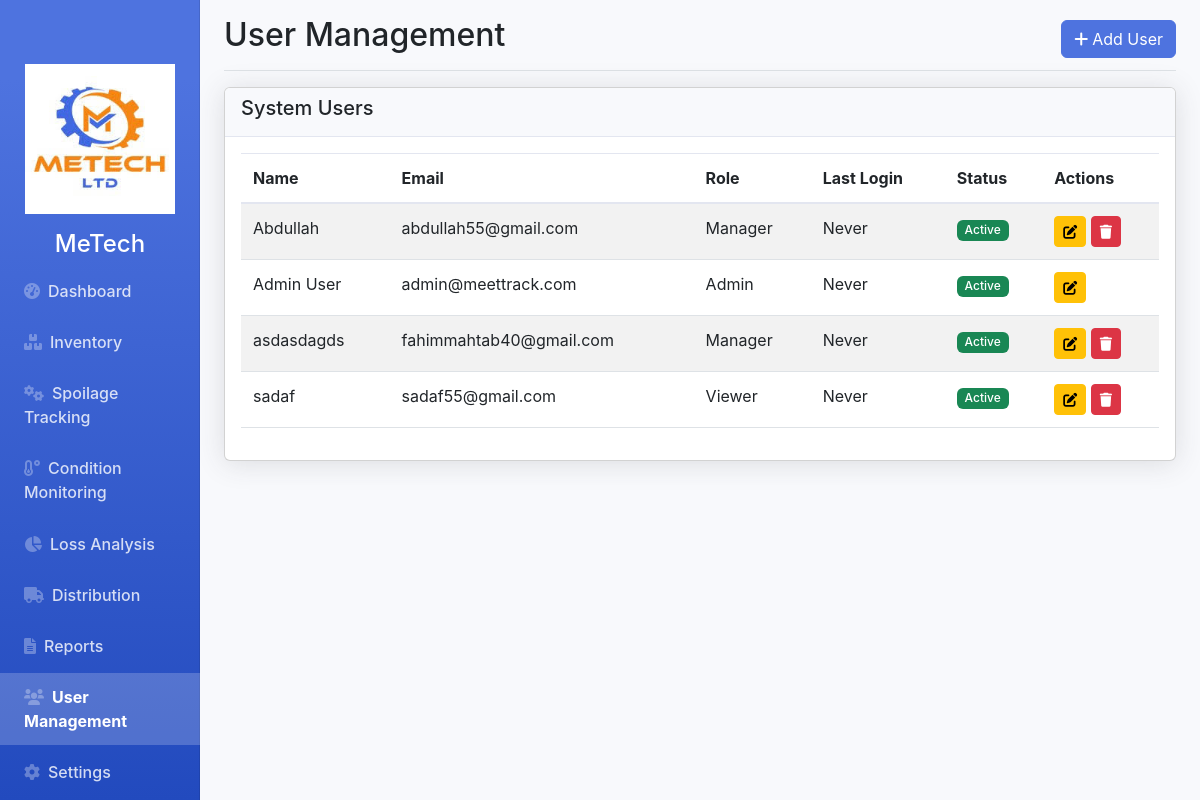
The page /users.php (signed in) on the database as committed earlier.
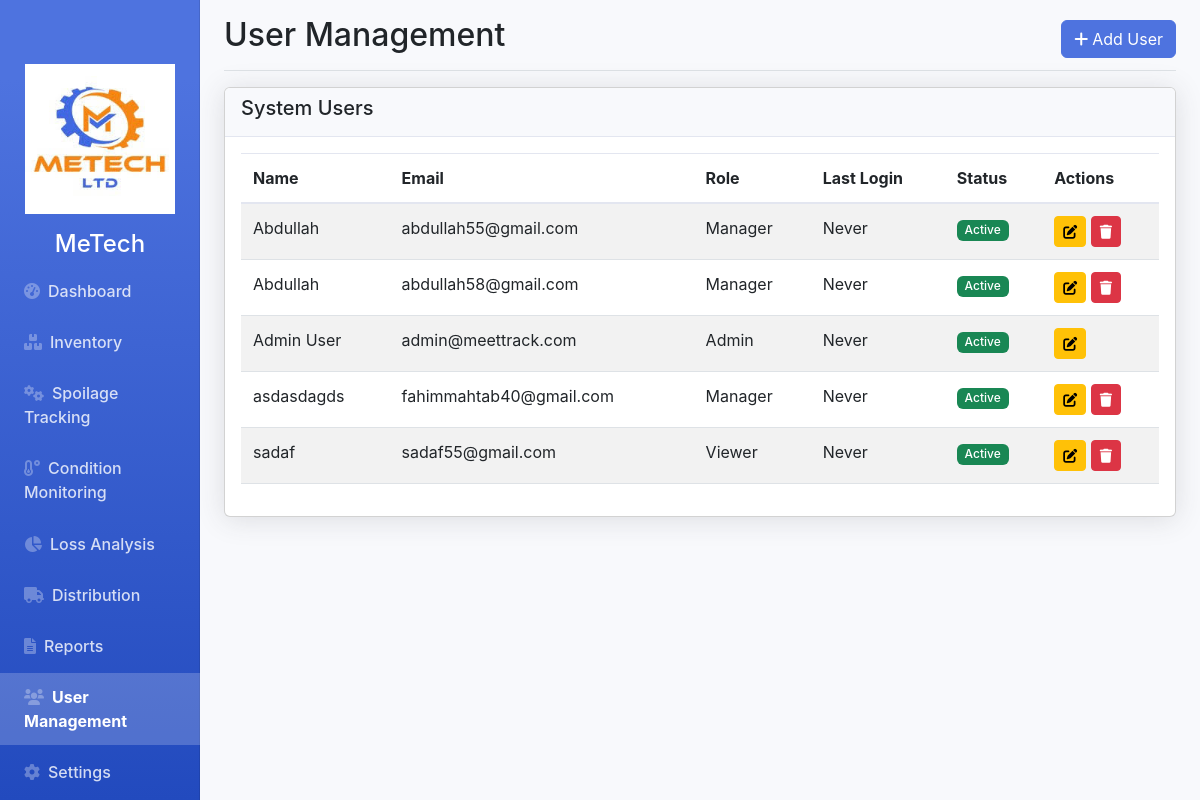
The same page on the database as committed later.
### tables this page shows
CREATE TABLE `users` (
  `id` int(11) NOT NULL,
  `name` varchar(100) NOT NULL,
  `email` varchar(100) NOT NULL,
  `password` varchar(255) NOT NULL,
  `role` enum('admin','manager','supervisor','operator','viewer') NOT NULL,
  `status` enum('active','inactive') DEFAULT 'active',
  `last_login` datetime DEFAULT NULL,
  `created_at` timestamp NOT NULL DEFAULT current_timestamp()
);

### config.php (called while the page is built, shortened)
<?php
function isAuthenticated() {
    return isset($_SESSION['user_id']);
}
function getCurrentUser($pdo) {
    $stmt = $pdo->prepare("SELECT * FROM users WHERE id = ?");
    $stmt->execute([$_SESSION['user_id']]);
    return $stmt->fetch(PDO::FETCH_ASSOC);
}
?>

### users.php (the view, shortened to what this page needs)
<?php
require 'config.php';
$user = getCurrentUser($pdo);
$action = $_GET['action'] ?? 'list';
$users = $pdo->query("SELECT * FROM users ORDER BY name")->fetchAll(PDO::FETCH_ASSOC);
?>
<!DOCTYPE html>
<html lang="en">
<head>
    <link rel="stylesheet" href="https://cdnjs.cloudflare.com/ajax/libs/font-awesome/6.0.0-beta3/css/all.min.css">
    <link href="https://cdn.jsdelivr.net/npm/bootstrap@5.3.0/dist/css/bootstrap.min.css" rel="stylesheet">
    <link rel="stylesheet" href="styles.css">
</head>
<body>
    <div class="container-fluid">
        <div class="row">
            <?php include 'sidebar.php'; ?>
            <main class="col-md-9 ms-sm-auto col-lg-10 px-md-4">
                <div class="d-flex justify-content-between flex-wrap flex-md-nowrap align-items-center pt-3 pb-2 mb-3 border-bottom">
                    <h1 class="h2">User Management</h1>
                    <a href="users.php?action=add" class="btn btn-primary">
                        <i class="fas fa-plus me-1"></i>Add User
                    </a>
                </div>
                <?php if ($action === 'list'): ?>
                    <div class="row">
                        <div class="col-md-12">
                            <div class="card">
                                <div class="card-header">
                                    <h5>System Users</h5>
                                </div>
                                <div class="card-body">
                                    <div class="table-responsive">
                                        <table class="table table-striped">
                                            <thead>
                                                <tr>
                                                    <th>Name</th>
                                                    <th>Email</th>
                                                    <th>Role</th>
                                                    <th>Last Login</th>
                                                    <th>Status</th>
                                                    <th>Actions</th>
                                                </tr>
                                            </thead>
                                            <tbody>
                                                <?php foreach ($users as $u): ?>
                                                    <tr>
                                                        <td><?= $u['name'] ?></td>
                                                        <td><?= $u['email'] ?></td>
                                                        <td><?= ucfirst($u['role']) ?></td>
                                                        <td><?= $u['last_login'] ? date('M j, Y H:i', strtotime($u['last_login'])) : 'Never' ?></td>
                                                        <td>
                                                            <span class="badge bg-<?= $u['status'] === 'active' ? 'success' : 'secondary' ?>">
                                                                <?= ucfirst($u['status']) ?>
                                                            </span>
                                                        </td>
                                                        <td>
                                                            <a href="users.php?action=edit&id=<?= $u['id'] ?>" class="btn btn-sm btn-warning">
                                                                <i class="fas fa-edit"></i>
                                                            </a>
                                                            <?php if ($u['id'] != $user['id']): ?>
                                                                <a href="users.php?action=delete&id=<?= $u['id'] ?>" class="btn btn-sm btn-danger" onclick="return confirm('Are you sure you want to delete this user?')">
                                                                    <i class="fas fa-trash"></i>
                                                                </a>
                                                            <?php endif; ?>
                                                        </td>
                                                    </tr>
                                                <?php endforeach; ?>
                                            </tbody>
                                        </table>
                                    </div>
                                </div>
                            </div>
                        </div>
                    </div>
                <?php endif; ?>
            </main>
        </div>
    </div>
</body>
</html>

Rows that differ between the two databases and show on the page:
added users: name "Abdullah", email "abdullah58@gmail.com", role "Manager", shows "Never", status "Active"
